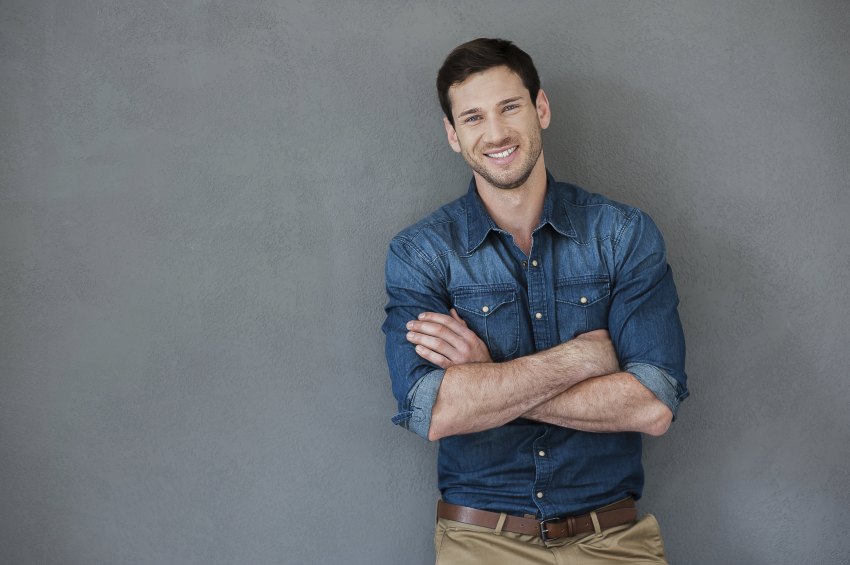
#> input picture ImageProcess/Man.jpg, 1699 x 1130 px (shown at 1/2 size)
$ python skin_detect_contour.py
#> lines starting #> are read from the running program, lines starting #| are printed output that depends on the picture; after the words box and inside, x2 and y2 are one past the last pixel; in counts of white or black regions, pixels touching at a corner belong together
import numpy as np
import cv2
if __name__=='__main__':
    min_HSV = np.array([0, 58, 30], dtype = "uint8")
    max_HSV = np.array([33, 255, 255], dtype = "uint8")
    im = cv2.imread("Man.jpg")
#> im is the input picture: shape (1130, 1699, 3); mean B, G, R 118.8, 114, 109.8
    imgray = cv2.cvtColor(im, cv2.COLOR_BGR2GRAY)
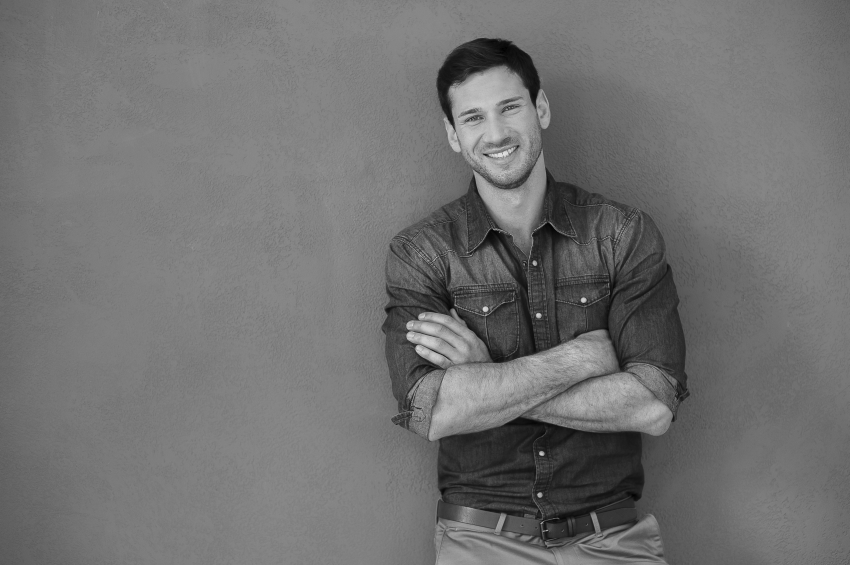
#> imgray: shape (1130, 1699) (shown at 1/2 size); min 0, max 230, mean 113.4
    imHSV=cv2.cvtColor(im, cv2.COLOR_BGR2HSV)
#> imHSV: shape (1130, 1699, 3); mean H, S, V 93.1, 37.1, 122.5
    ret, thresh = cv2.threshold(imgray, 127, 255, 0)
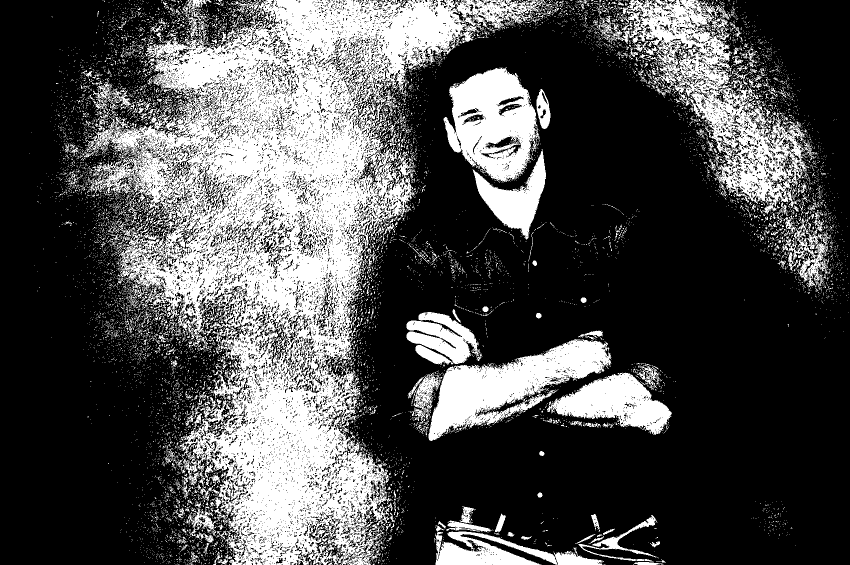
#> thresh: shape (1130, 1699) (shown at 1/2 size); 30.9% white; 11046 white regions (10586 under 20 px), largest, box (x1, y1, x2, y2) and area: (168, 0, 1102, 1130) 376109, (1193, 0, 1614, 429) 46634, (857, 678, 1223, 882) 30982
    skinRegionHSV = cv2.inRange(imHSV, min_HSV, max_HSV)
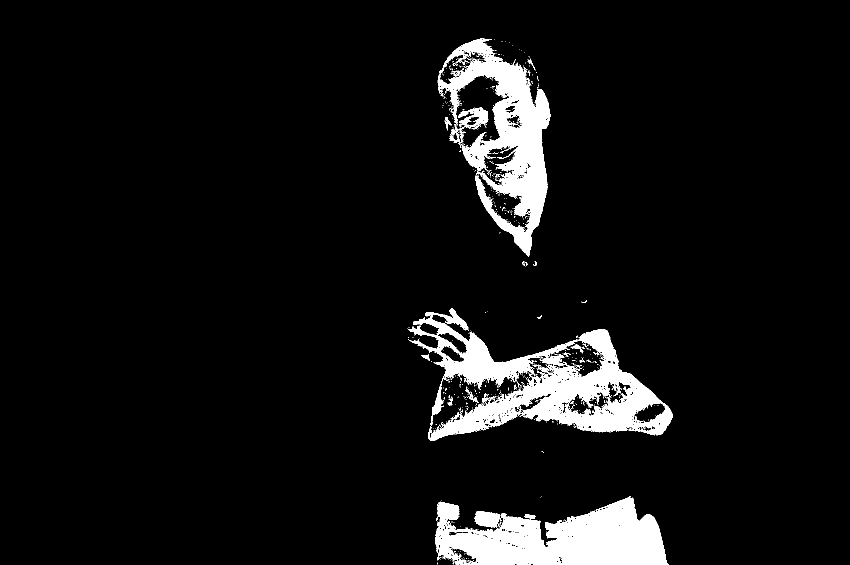
#> skinRegionHSV: shape (1130, 1699) (shown at 1/2 size); 6.7% white; 677 white regions (649 under 20 px)
    skinHSV = cv2.bitwise_or(im, im, mask = skinRegionHSV)
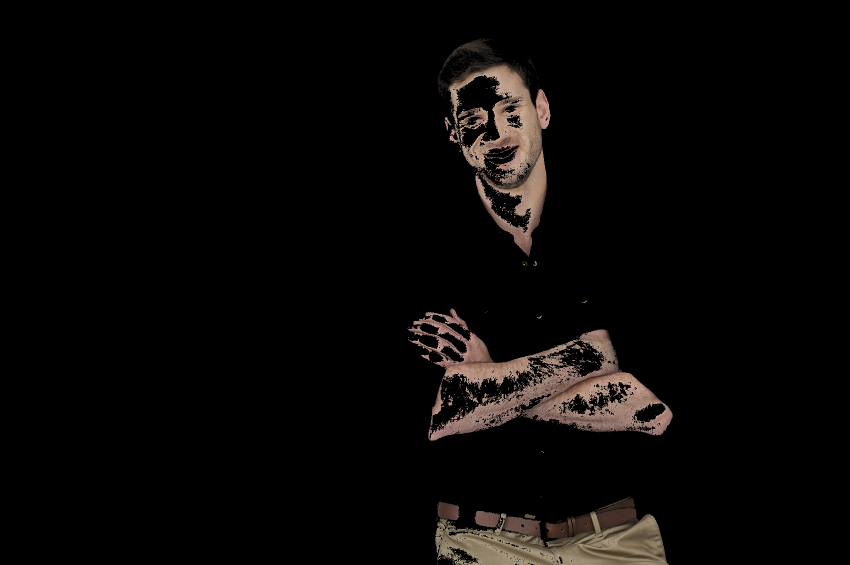
#> skinHSV: shape (1130, 1699, 3) (shown at 1/2 size); mean B, G, R 6.6, 7.5, 9.2
    contours, hierarchy = cv2.findContours(thresh, cv2.RETR_TREE, cv2.CHAIN_APPROX_SIMPLE)
#> contours = 31234 contours, 29195 with area under 20; largest, box (x1, y1, x2, y2) and area: (168, 0, 1102, 1130) 456439, (1193, 0, 1614, 429) 58788, (857, 678, 1223, 882) 30910, (887, 135, 1080, 365) 29538, (1094, 745, 1344, 870) 15570
    cv2.drawContours(skinHSV, contours, -1, (0,255,0), 3)
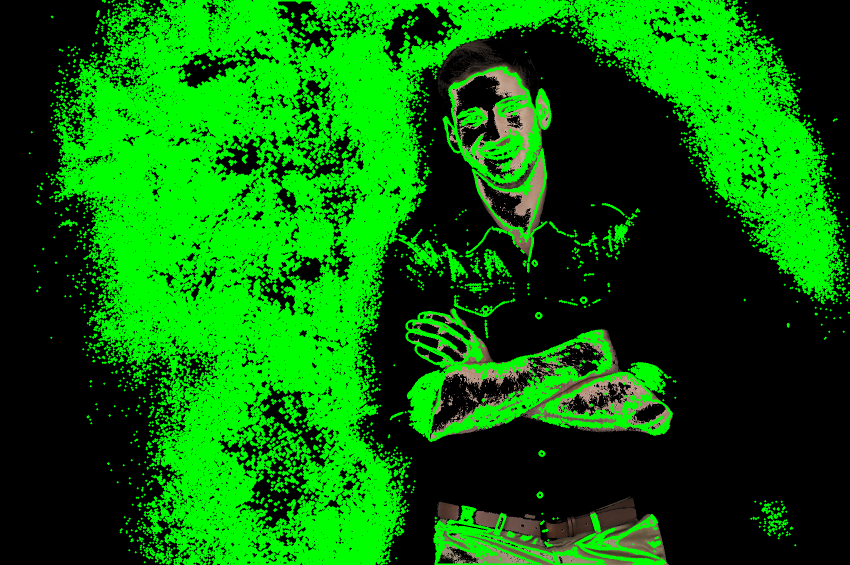
#> skinHSV: shape (1130, 1699, 3) (shown at 1/2 size); mean B, G, R 3.6, 104.4, 5.1
    cv2.imshow("Contour image",skinHSV)
    cv2.waitKey(5000)
    cv2.imshow("Skin image",skinRegionHSV)
    cv2.waitKey(5000)
